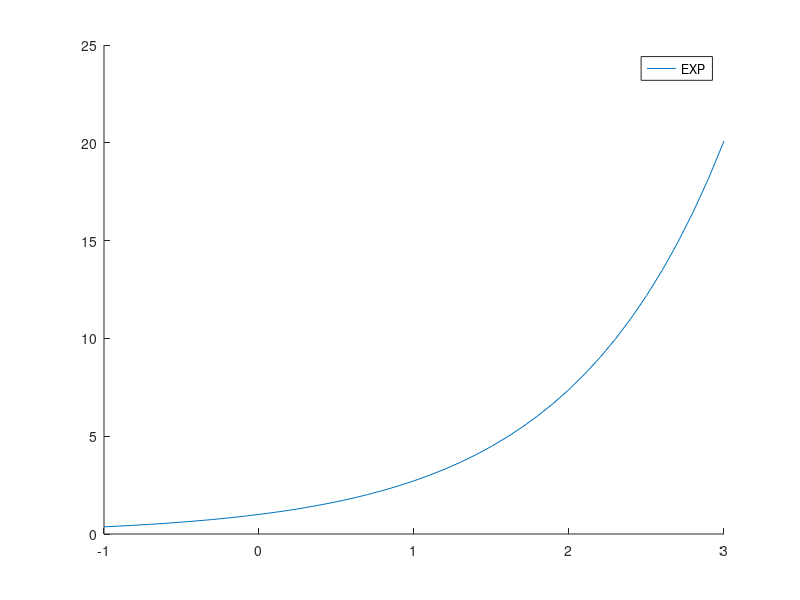

MATLAB code to generate this figure: (Note: this script raises an error after producing the figure.)
f = @(x) exp(x);



x = [-1:0.1:3];
x0 = zeros(size(x));
n = 6;

clf;
hold on;

plot(x, f(x), ";EXP;")

for i = [1:n]
  plot(x, three_P(i, x, x0, f), sprintf(";P%d;", i))
endfor

hold off;
